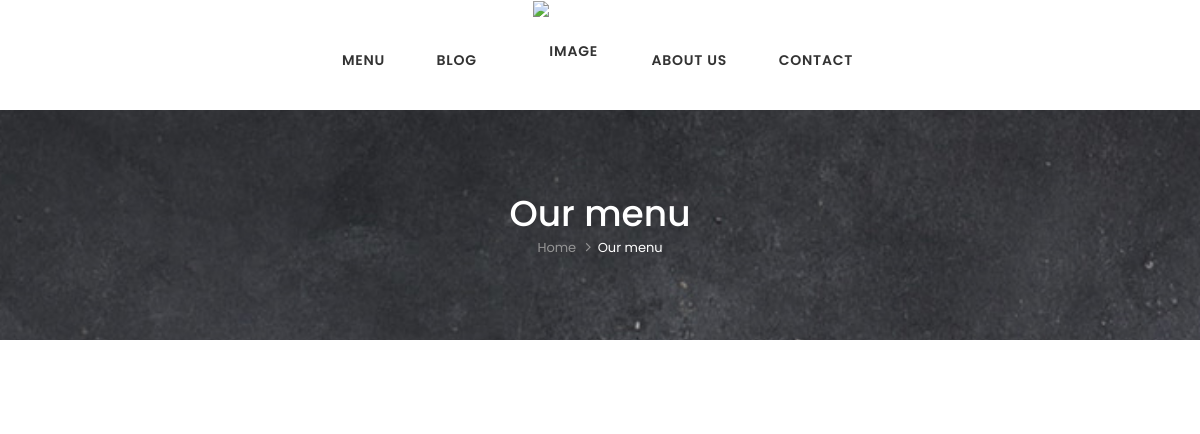
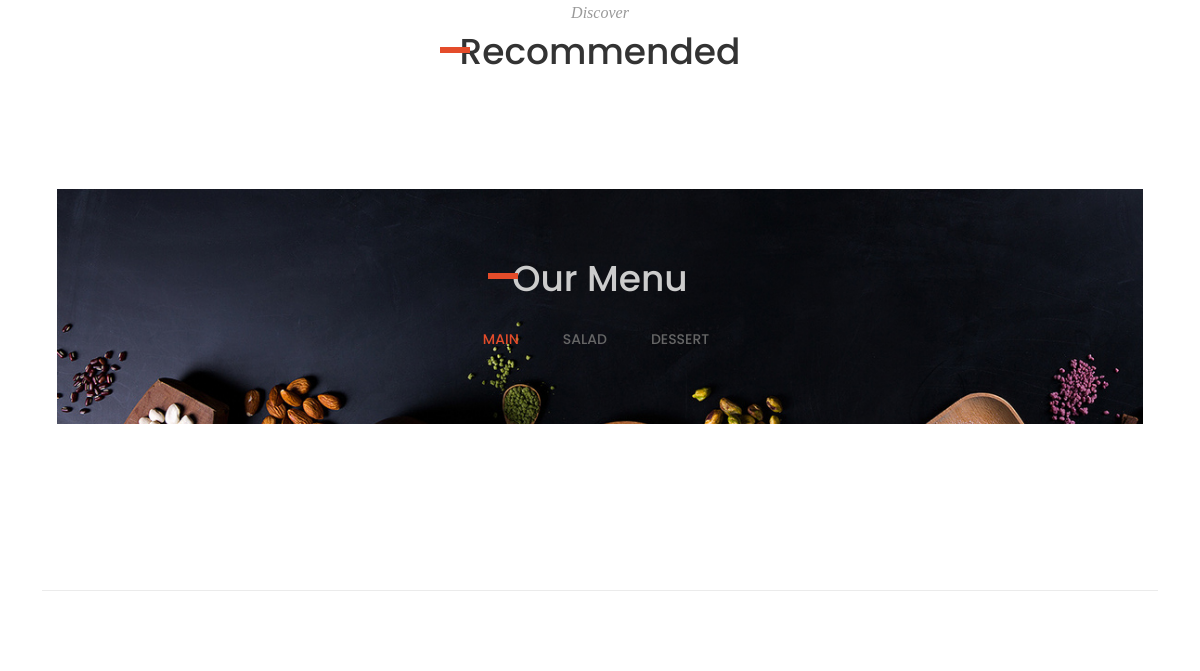
Page /menu.php (upper part) on the earlier database version (2 pictures, top to bottom).
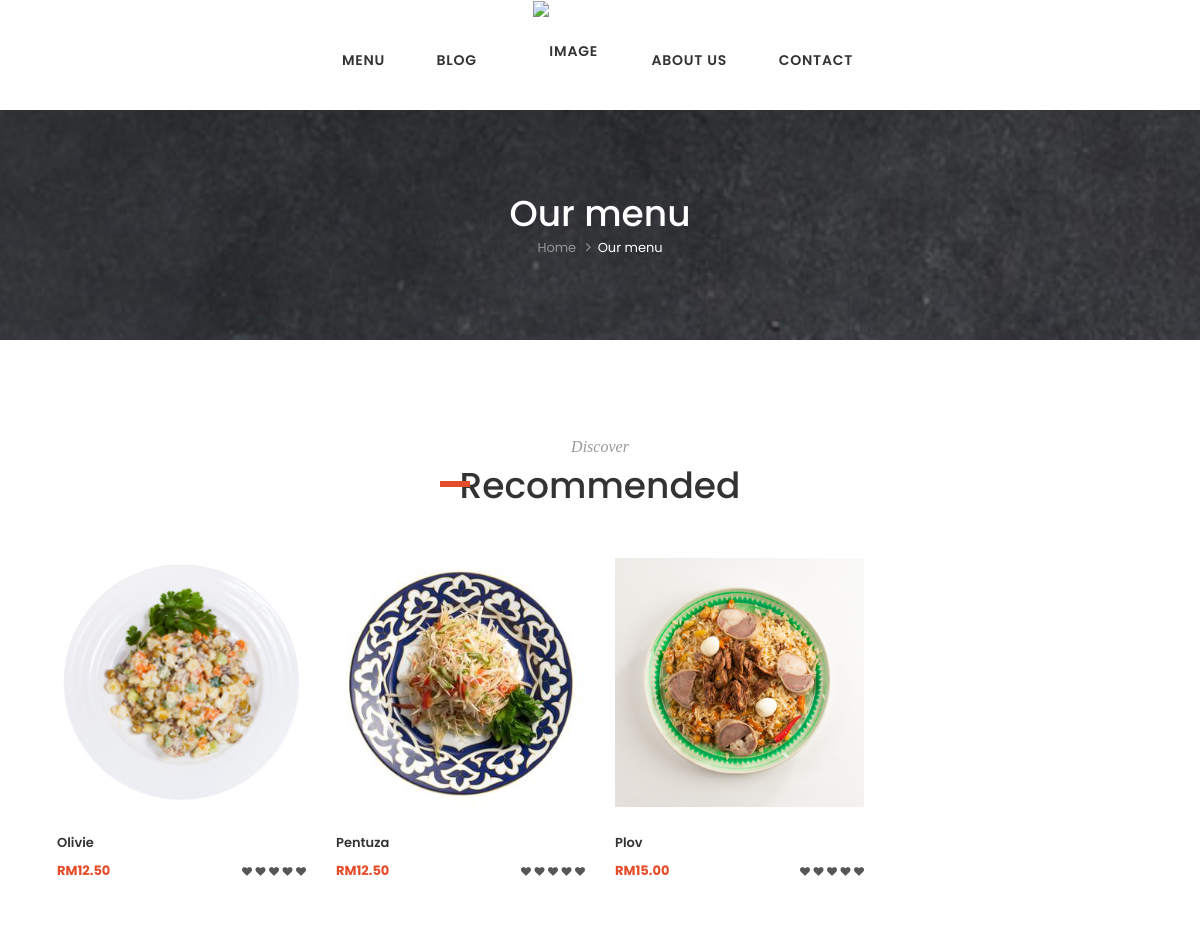
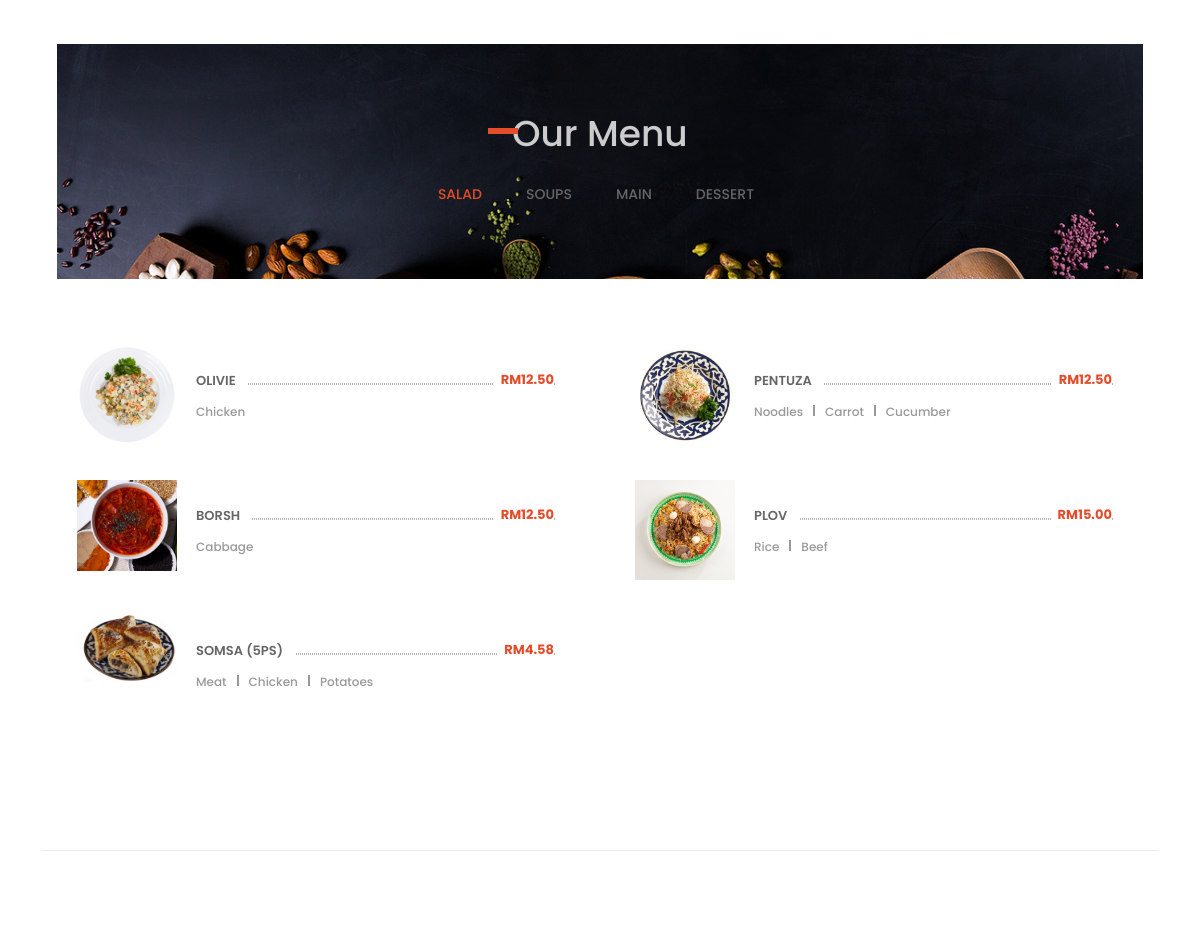
Same page on the later database version (2 pictures, top to bottom).
### tables this page shows
CREATE TABLE IF NOT EXISTS `category` (
  `CategoryID` int(11) NOT NULL AUTO_INCREMENT,
  `name` varchar(64) NOT NULL,
  `status` varchar(64) NOT NULL,
  `categoryOrder` int(2) NOT NULL,
  PRIMARY KEY (`CategoryID`)
);

CREATE TABLE IF NOT EXISTS `hotmenu` (
  `HotMenuID` int(11) NOT NULL AUTO_INCREMENT,
  `MenuItemID` int(11) NOT NULL,
  `Hearts` int(11) NOT NULL,
  PRIMARY KEY (`HotMenuID`),
  KEY `MenuItemID` (`MenuItemID`)
);

CREATE TABLE IF NOT EXISTS `menuitem` (
  `MenuItemID` int(11) NOT NULL AUTO_INCREMENT,
  `name` varchar(256) NOT NULL,
  `image` varchar(512) NOT NULL,
  `price` float NOT NULL,
  `discount` decimal(5,2) NOT NULL,
  `description` varchar(512) NOT NULL,
  `status` varchar(64) NOT NULL,
  `category` varchar(256) NOT NULL,
  PRIMARY KEY (`MenuItemID`)
);

### admin/Database/DatabaseConnection.php (called while the page is built, shortened)
<?php
class DatabaseConnection
{
    private static $instance;
    private $db;
    private function __construct()
    {
        $host = 'localhost';
        $dbName = 'karavan';
        $user = 'root';
        $password = '11234566z';
        $dsn = "mysql:host=$host;dbname=$dbName";
        try {
            $this->db = new PDO($dsn, $user, $password);
        } catch (PDOException $ex) {
            echo "<p>ERROR: " . $ex->getMessage() . "</p>";
            exit;
        }
    }
    public static function getInstance()
    {
        if (self::$instance == null) {
            self::$instance = new DatabaseConnection();
        }
        return self::$instance;
    }
    public function getDb()
    {
        if ($this->db instanceof PDO) {
            return $this->db;
        }
    }
}

### admin/Database/MenuConnection.php (called while the page is built, shortened)
<?php
require_once $_SERVER['DOCUMENT_ROOT'] . '/karavan/admin/Database/DatabaseConnection.php';
class MenuConnection
{
    private $db;
    private static $instance;
    private function __construct()
    {
        $this->db = DatabaseConnection::getInstance();
    }
    public static function getInstance()
    {
        if (self::$instance == null) {
            self::$instance = new MenuConnection();
        }
        return self::$instance;
    }
    public function getMenuItem($id)
    {
        $query = "SELECT * FROM menuitem WHERE MenuItemID = ?";
        $stmt = $this->db->getDb()->prepare($query);
        $stmt->bindParam(1, $id);
        $stmt->execute();
        if ($stmt->rowCount() != 0) {
            $menuItem = $stmt->fetchAll(PDO::FETCH_ASSOC);
        } else {
            $menuItem = NULL;
        }
        return $menuItem;
    }
    public function getMenuItems()
    {
        $query = "SELECT * FROM menuitem";
        $stmt = $this->db->getDb()->prepare($query);
        $stmt->execute();
        if ($stmt->rowCount() != 0) {
            $menuItems = $stmt->fetchAll(PDO::FETCH_ASSOC);
        } else {
            $menuItems = NULL;
        }
        return $menuItems;
    }
    public function getMenuCategories($shouldOrder = false)
    {
        $query = "SELECT * FROM category";
        if ($shouldOrder) {
            $query = "SELECT * FROM category ORDER BY categoryOrder";
        }
        $stmt = $this->db->getDb()->prepare($query);
        $stmt->execute();
        if ($stmt->rowCount() != 0) {
            $category = $stmt->fetchAll(PDO::FETCH_ASSOC);
        } else {
            $category = NULL;
        }
        return $category;
    }
    public function getHotMenuItems()
    {
        $query = "SELECT * FROM hotmenu";
        $stmt = $this->db->getDb()->prepare($query);
        $stmt->execute();
        if ($stmt->rowCount() != 0) {
            $hotmenu = $stmt->fetchAll(PDO::FETCH_ASSOC);
        } else {
            $hotmenu = NULL;
        }
        return $hotmenu;
    }
}

### menu.php (the view, shortened to what the changed rows need)
<!DOCTYPE html>
<html xmlns="http://www.w3.org/1999/xhtml" xml:lang="en-US" lang="en-US">
<head>
    <link rel="stylesheet" type="text/css" href="stylesheets/bootstrap.css">
    <link rel="stylesheet" type="text/css" href="stylesheets/style.css">
    <link rel="stylesheet" type="text/css" href="stylesheets/responsive.css">
    <link rel="stylesheet" type="text/css" href="stylesheets/colors/color1.css" id="colors">
    <link rel="stylesheet" type="text/css" href="stylesheets/animate.css">
</head>
<body class="">
    <div class="box">
        <div class="page-title parallax parallax1 flat_strech">
            <div class="container">
                <div class="row">
                    <div class="col-md-12">
                        <div class="page-title-heading">
                            <h1 class="title">Our menu</h1>
                        </div>
                    </div>
                </div>
            </div>
        </div>
        <section class="flat-row menu-1">
            <div class="container">
                <div class="row">
                    <div class="col-md-12">
                        <div class="title-section style1 ">
                            <h1 class="title">Recommended</h1>
                        </div>
                    </div>
                </div>
                <div class="row">
                    <?php
                    require_once "admin/Database/MenuConnection.php";
                    $con = MenuConnection::getInstance();
                    $hotMenuItems = $con->getHotMenuItems();
                    foreach ($hotMenuItems as $item) {
                        $food = $con->getMenuItem($item["MenuItemID"]);
                        $name = $food[0]["name"];
                        $image = $food[0]["image"];
                        $price = $food[0]["price"];
                        $price = number_format($price, 2);
                        echo "<div class='col-sm-3 col-xs-6'>
                        <div class='product effect1'>
                            <div class='box-wrap'>
                                <div class='box-image'>
                                    <a href='#'><img src='images/menu-item/$image' alt='images'></a>
                                </div>
                                <div class='box-content'>
                                   <h6>$name</h6>
                                   <ul>
                                        <li>RM$price</li>
                                        <li>
                                            <i class='fa fa-heart'></i>
                                            <i class='fa fa-heart'></i>
                                            <i class='fa fa-heart'></i>
                                            <i class='fa fa-heart'></i>
                                            <i class='fa fa-heart'></i>
                                        </li>
                                    </ul>
                                </div>
                            </div>
                        </div>
                    </div>";
                    } ?>
                </div>
            </div>
        </section>
        <section class="flat-row flat-tab-menu menu-2">
            <div class="container">
                <div class="row">
                    <div class="col-md-12 flat-tabs ">
                        <div class="bg-tabs">
                            <div class="title-section style1 martp-0px">
                                <h1 class="title marbt-33px" style="color: #ccc;">Our Menu</h1>
                            </div>
                            <ul class="menu-tab">
                                <?php
                                $categories = $con->getMenuCategories(true);
                                $catCounter = 0;
                                foreach ($categories as $category) {
                                    $catName = $category["name"];
                                    $catStatus = $category["status"];
                                    if ($catStatus == "Active") {
                                        if ($catCounter == 0) {
                                            $catCounter++;
                                            echo "<li class='active'><a href='#'>$catName</a></li>";
                                        } else {
                                            echo "<li><a href='#'>$catName </a></li>";
                                        }
                                    }
                                }
                                ?>
                            </ul>
                        </div>
                        <div class="content-tab">
                        <?php
                                foreach ($categories as $category) {
                                    if ($category["status"] == "Active") {
                                        echo "<div class='content-inner'>";
                                        $menuItems = $con->getMenuItems();
                                        foreach ($menuItems as $menuItem) {
                                            $status = $menuItem["status"];
                                            $foodCatagory = $menuItem["category"];
                                            if ($status == "Active" && $foodCatagory == $category["name"]) {
                                                $name = $menuItem["name"];
                                                $image = $menuItem["image"];
                                                $price = $menuItem["price"];
                                                $disc = $menuItem["discount"];
                                                $desc = $menuItem["description"];
                                                if ($disc != 0) {
                                                    $price = $price - $price * $disc;
                                                }
                                                $price = number_format($price, 2);
                                                $foodDesc = explode(",", $desc);
                                                echo "<div class='col-md-6'>";
                                                echo "<ul class='menu-fd'>";
                                                echo "<li>";
                                                echo "<div class='media-wrap flat-hover-moveright'>";
                                                echo "<a href='#' class='pull-left'>";
                                                echo "<img src='images/menu-item/$image' width='100' height='100' alt='client' class='img-responsive'>";
                                                echo "</a>";
                                                echo "<div class='media-body'>";
                                                echo "<h6><a href='#'>$name</a></h6>";
                                                echo "<div class='dotted-bg'></div>";
                                                echo "<span>RM$price</span>";
                                                echo "</div>";
                                                echo "<ul class='menu-in'>";
                                                foreach ($foodDesc as $desc) {
                                                    echo "<li style='margin-right:22px'>$desc </li>";
                                                }
                                                echo "</ul>";
                                                echo "</div>";
                                                echo "</li>";
                                                echo "</ul>";
                                                echo "</div>";
                                            }
                                        }
                                        echo "</div>";
                                    }
                                }
                                ?>
                        </div>
                    </div>
                </div>
            </div>
        </section>
    </div>
</body>
</html>

Differences in the rows shown:
added hotmenu: MenuItemID.image (picture), MenuItemID.name "Olivie", MenuItemID.price "12.50"
added hotmenu: MenuItemID.image (picture), MenuItemID.name "Pentuza", MenuItemID.price "12.50"
added hotmenu: MenuItemID.image (picture), MenuItemID.name "Plov", MenuItemID.price "15.00"
changed category "SALAD": moves up the list
added category: name "SOUPS"
changed category "DESSERT": gains menuitem (image (picture), name "SOMSA (5PS)", price "4.58", description "Meat", description "Chicken", description "Potatoes")
added menuitem: image (picture), name "OLIVIE", price "12.50", description "Chicken"
added menuitem: image (picture), name "PENTUZA", price "12.50", description "Noodles", description "Carrot", description "Cucumber", shown under category "SALAD"
added menuitem: image (picture), name "BORSH", price "12.50", description "Cabbage"
added menuitem: image (picture), name "PLOV", price "15.00", description "Rice", description "Beef", shown under category "MAIN"
